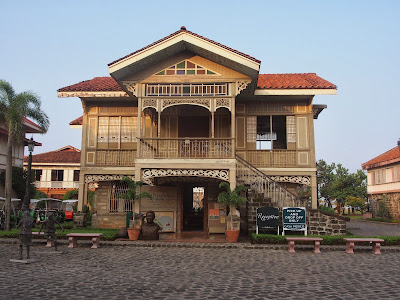
#> input picture pillow/casa.JPG, 400 x 300 px, found by its file name
$ python image_thumbnail.py
#> lines starting #> are read from the running program, lines starting #| are printed output that depends on the picture
from PIL import Image

def thumbnailer():
    try:
        image_file = "casa.jpg"
        im = Image.open(image_file)
#> im is the input picture: PIL image 400x300 RGB; mean R, G, B 131.2, 125.4, 121.9
        im.thumbnail((80, 80))
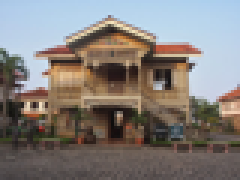
#> im: PIL image 80x60 RGB (shown 3 times larger); mean R, G, B 131.3, 125.6, 122

        image_thumbnail_file = "image_thumbnail.jpg"
        # Save Thumbnail file
        im.save(image_thumbnail_file)

        thumb = Image.open(image_thumbnail_file)
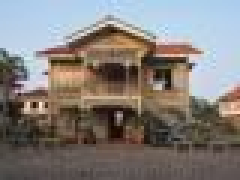
#> thumb: PIL image 80x60 RGB (shown 3 times larger); mean R, G, B 131.2, 125.7, 122.1
        thumb.show()
    except IOError:
        print("An error occured")


thumbnailer()

$ run again, with pillow/5f.jpg copied over pillow/casa.JPG
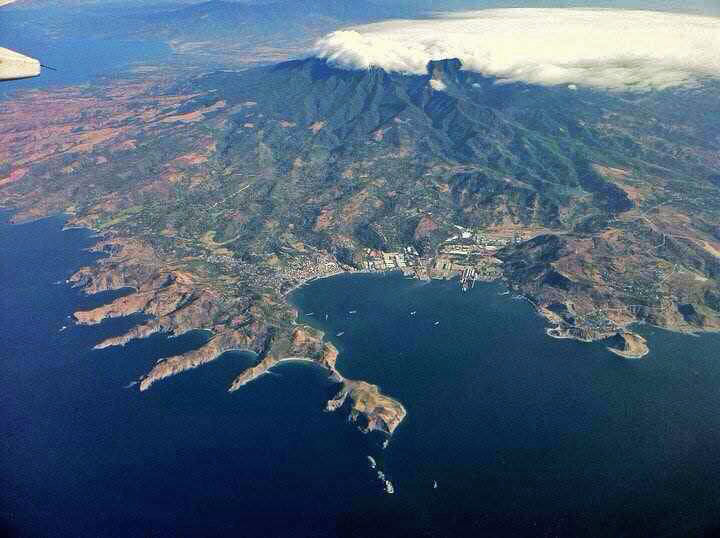
#> input picture pillow/5f.jpg, 720 x 538 px, found by its file name
#> in thumbnailer, im is the input picture: PIL image 720x538 RGB; mean R, G, B 76.3, 96.7, 118.3
#> in thumbnailer, `im.thumbnail((80, 80))`:
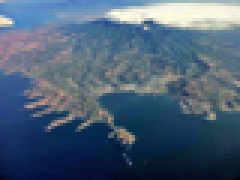
#> im: PIL image 80x60 RGB (shown 3 times larger); mean R, G, B 76.3, 96.7, 118.3
#> in thumbnailer, `thumb = Image.open(image_thumbnail_file)`:
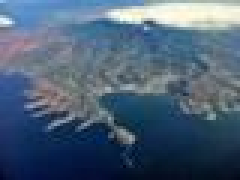
#> thumb: PIL image 80x60 RGB (shown 3 times larger); mean R, G, B 76.1, 96.7, 118.5

$ run again, with pillow/lighthouse.jpg copied over pillow/casa.JPG
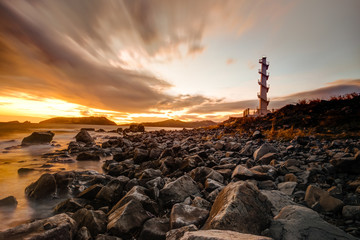
#> input picture pillow/lighthouse.jpg, 360 x 240 px, found by its file name
#> in thumbnailer, im is the input picture: PIL image 360x240 RGB; mean R, G, B 125.4, 100.7, 80.8
#> in thumbnailer, `im.thumbnail((80, 80))`:
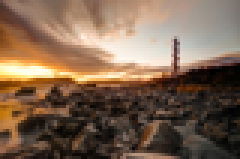
#> im: PIL image 80x53 RGB (shown 3 times larger); mean R, G, B 125.5, 100.8, 80.9
#> in thumbnailer, `thumb = Image.open(image_thumbnail_file)`:
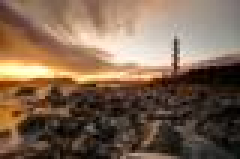
#> thumb: PIL image 80x53 RGB (shown 3 times larger); mean R, G, B 125.2, 100.8, 81

$ run again, with pillow/bean.png saved as pillow/casa.JPG
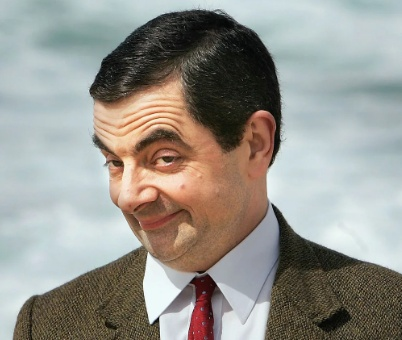
#> input picture pillow/bean.png, 402 x 340 px, found by its file name
#> in thumbnailer, im is the input picture: PIL image 402x340 RGB; mean R, G, B 149.8, 148, 141.3
#> in thumbnailer, `im.thumbnail((80, 80))`:
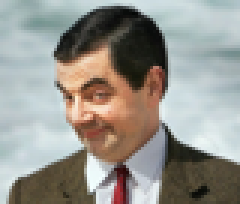
#> im: PIL image 80x68 RGB (shown 3 times larger); mean R, G, B 150, 148.2, 141.5
#> in thumbnailer, `thumb = Image.open(image_thumbnail_file)`:
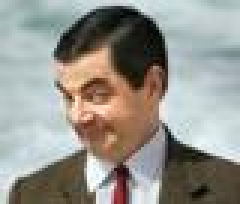
#> thumb: PIL image 80x68 RGB (shown 3 times larger); mean R, G, B 149.9, 148.2, 141.2
